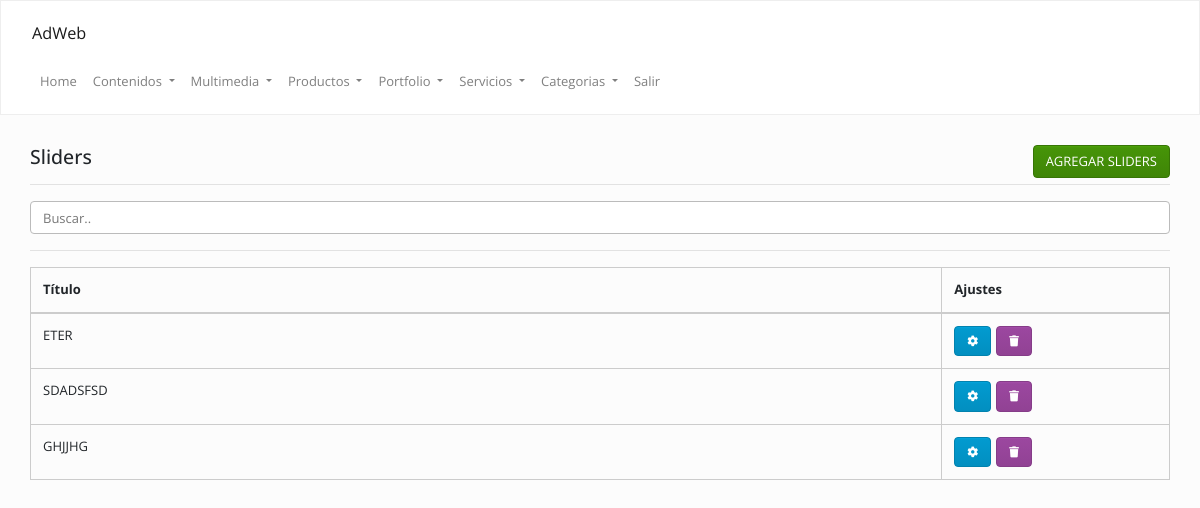
/admin/index.php?op=sliders&accion=ver (signed in), run on an earlier commit of the app's database.
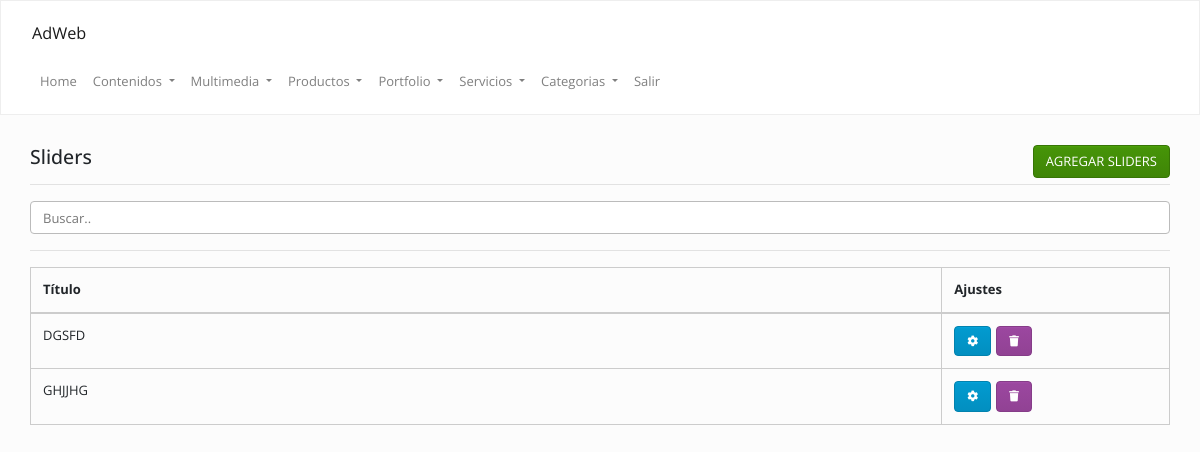
And on a later commit of the database.
### tables this page shows
CREATE TABLE `sliders` (
  `id` int(11) NOT NULL,
  `cod` varchar(255) DEFAULT NULL,
  `titulo` text,
  `subtitulo` text,
  `categoria` varchar(255) NOT NULL,
  `fecha` date DEFAULT NULL
);

### Config/Autoload.php (called while the page is built, shortened)
<?php
class autoload
{
    public static function runAdmin()
    {
        spl_autoload_register(
            function ($clase)
            {
                $ruta = str_replace("\\", "/", $clase) . ".php";
            }
        );
    }
}

### Clases/Conexion.php (called while the page is built, shortened)
<?php namespace Clases;
class Conexion
{
    private $datos = array("host"=> "localhost","user"=> "root","pass"=> "","db"  => "gema_indoors");
    private $con;
    public function __construct()
    {
        $this->con = mysqli_connect($this->datos["host"], $this->datos["user"], $this->datos["pass"], $this->datos["db"]);
        mysqli_set_charset($this->con,'utf8');
    }
    public function sqlReturn($query)
    {
        $dato = $this->con->query($query);
        return $dato;
    }
}

### Clases/Sliders.php (called while the page is built, shortened)
<?php
class Sliders
{
    private $con;
    public function __construct()
    {
        $this->con = new Conexion();
    }
    function list($filter,$order,$limit) {
        $array = array();
        if (is_array($filter)) {
            $filterSql = "WHERE ";
            $filterSql .= implode(" AND ", $filter);
        } else {
            $filterSql = '';
        }
        if ($order != '') {
            $orderSql = $order;
        } else {
            $orderSql = "id DESC";
        }
        if ($limit != '') {
            $limitSql = "LIMIT " . $limit;
        } else {
            $limitSql = '';
        }
        $sql = "SELECT * FROM `sliders` $filterSql  ORDER BY $orderSql $limitSql";
        $notas = $this->con->sqlReturn($sql);
        if ($notas) {
            while ($row = mysqli_fetch_assoc($notas)) {
                $array[] = $row;
            }
            return $array ;
        }
    }
}

### admin/inc/sliders/ver.php (the view, shortened to what this page needs)
<?php
$sliders = new Clases\Sliders();
?>
<div class="mt-20">
    <div class="col-lg-12 col-md-12">
        <h4>
            Sliders
            <a class="btn btn-success pull-right" href="<?=URL?>/index.php?op=sliders&accion=agregar">
                AGREGAR SLIDERS
            </a>
        </h4>
        <hr/>
        <input class="form-control" id="myInput" type="text" placeholder="Buscar..">
        <hr/>
        <table class="table  table-bordered  ">
            <thead>
                <th>
                    Título
                </th>
                <th>
                    Ajustes
                </th>
            </thead>
            <tbody>
                <?php
                $data = $sliders->list("","","");
                if (is_array($data)) {
                    for ($i = 0; $i < count($data); $i++) {
                        echo "<tr>";
                        echo "<td>" . strtoupper($data[$i]["titulo"]) . "</td>";
                        echo "<td>";
                        echo '<a class="btn btn-info" data-toggle="tooltip" data-placement="top" title="Modificar" href="' . URL . '/index.php?op=sliders&accion=modificar&cod=' . $data[$i]["cod"] . '">
                        <i class="fa fa-cog"></i></a>';
                        echo '<a class="btn btn-danger" data-toggle="tooltip" data-placement="top" title="Eliminar" href="' . URL . '/index.php?op=sliders&accion=ver&borrar=' . $data[$i]["cod"] . '">
                        <i class="fa fa-trash"></i></a>';
                        echo "</td>";
                        echo "</tr>";
                    }
                }
                ?>
            </tbody>
        </table>
    </div>
</div>

What changed in the data, as far as the page shows it:
removed sliders: titulo "ETER"
removed sliders: titulo "SDADSFSD"
added sliders: titulo "DGSFD"
